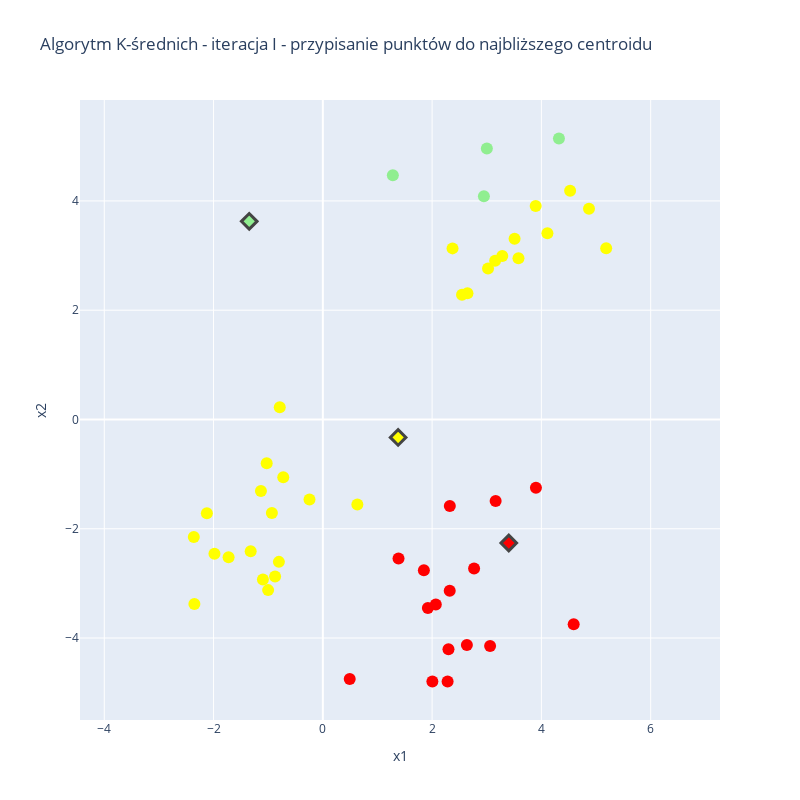

Notebook code for this chart:
### Code cell
# wszystkie klastry
fig = px.scatter(
    df.loc[df['cluster']==1],
    'x1',
    'x2',
    width=800,
    height=800,
    color_discrete_sequence=[cluster_1_color],
    title='Algorytm K-średnich - iteracja I - przypisanie punktów do najbliższego centroidu',
)
fig.add_trace(go.Scatter(x=[centroid_1[0]], y=[centroid_1[1]], name='centroid 1', mode='markers', marker_line_width=3, marker_color=cluster_1_color, marker_symbol='diamond'))

fig.add_trace(go.Scatter(x=df.loc[df['cluster']==2].x1, y=df.loc[df['cluster']==2].x2, name='centroid 2', mode='markers', marker_color=cluster_2_color))
fig.add_trace(go.Scatter(x=[centroid_2[0]], y=[centroid_2[1]], name='centroid 2', mode='markers', marker_line_width=3, marker_color=cluster_2_color, marker_symbol='diamond'))

fig.add_trace(go.Scatter(x=df.loc[df['cluster']==3].x1, y=df.loc[df['cluster']==3].x2, name='centroid 2', mode='markers', marker_color=cluster_3_color))
fig.add_trace(go.Scatter(x=[centroid_3[0]], y=[centroid_3[1]], name='centroid 3', mode='markers', marker_line_width=3, marker_color=cluster_3_color, marker_symbol='diamond'))

fig.update_traces(marker_size=12)
fig.update_yaxes(
    scaleanchor="x",
    scaleratio=1,
)  # wyrównujemy skalę, żeby odległości pomiędzy punktami nie były zaburzone na wizualizacji
fig.update_xaxes(tick0=0, dtick=2)


fig.update_layout(showlegend=False)

### Figure 1 — Plotly figure (JSON) as saved in the notebook; plotly's stock layout.template omitted (floating-point values rounded to 4 significant figures)
{"data": [{"hovertemplate": "x1=%{x}<br>x2=%{y}<extra></extra>", "legendgroup": "", "marker": {"color": "lightgreen", "size": 12, "symbol": "circle"}, "mode": "markers", "name": "", "orientation": "v", "showlegend": false, "type": "scatter", "x": [2.948, 3.002, 4.321, 1.281], "xaxis": "x", "y": [4.086, 4.96, 5.142, 4.471], "yaxis": "y"}, {"marker": {"color": "lightgreen", "line": {"width": 3}, "size": 12, "symbol": "diamond"}, "mode": "markers", "name": "centroid 1", "type": "scatter", "x": [-1.347], "y": [3.626]}, {"marker": {"color": "yellow", "size": 12}, "mode": "markers", "name": "centroid 2", "type": "scatter", "x": [-1.001, 3.284, 2.647, -1.983, 3.509, -1.133, 2.547, 2.374, 3.024, -0.7883, 4.526, 4.11, -2.361, -2.351, 0.6319, 3.581, 4.871, 3.154, -1.097, -0.7241, 3.895, -0.9326, -0.874, -0.244, -2.122, 5.186, -0.8042, -1.725, -1.32, -1.027], "y": [-3.123, 2.991, 2.309, -2.459, 3.305, -1.307, 2.28, 3.131, 2.761, 0.2222, 4.185, 3.409, -2.151, -3.375, -1.558, 2.952, 3.857, 2.903, -2.928, -1.058, 3.907, -1.71, -2.873, -1.463, -1.716, 3.133, -2.606, -2.522, -2.412, -0.8023]}, {"marker": {"color": "yellow", "line": {"width": 3}, "size": 12, "symbol": "diamond"}, "mode": "markers", "name": "centroid 2", "type": "scatter", "x": [1.378], "y": [-0.3286]}, {"marker": {"color": "red", "size": 12}, "mode": "markers", "name": "centroid 2", "type": "scatter", "x": [2.768, 1.922, 2.283, 3.163, 1.849, 3.9, 2.324, 2.636, 2.067, 3.061, 1.385, 2.322, 0.4921, 4.591, 2.299, 2.005], "y": [-2.728, -3.452, -4.795, -1.494, -2.757, -1.249, -1.584, -4.127, -3.386, -4.144, -2.544, -3.136, -4.75, -3.749, -4.206, -4.794]}, {"marker": {"color": "red", "line": {"width": 3}, "size": 12, "symbol": "diamond"}, "mode": "markers", "name": "centroid 3", "type": "scatter", "x": [3.403], "y": [-2.261]}], "layout": {"height": 800, "legend": {"tracegroupgap": 0}, "showlegend": false, "title": {"text": "Algorytm K-średnich - iteracja I - przypisanie punktów do najbliższego centroidu"}, "width": 800, "xaxis": {"anchor": "y", "autorange": true, "domain": [0, 1], "dtick": 2, "range": [-4.444, 7.269], "tick0": 0, "title": {"text": "x1"}, "type": "linear"}, "yaxis": {"anchor": "x", "autorange": true, "domain": [0, 1], "range": [-5.5, 5.847], "scaleanchor": "x", "scaleratio": 1, "title": {"text": "x2"}, "type": "linear"}}}
